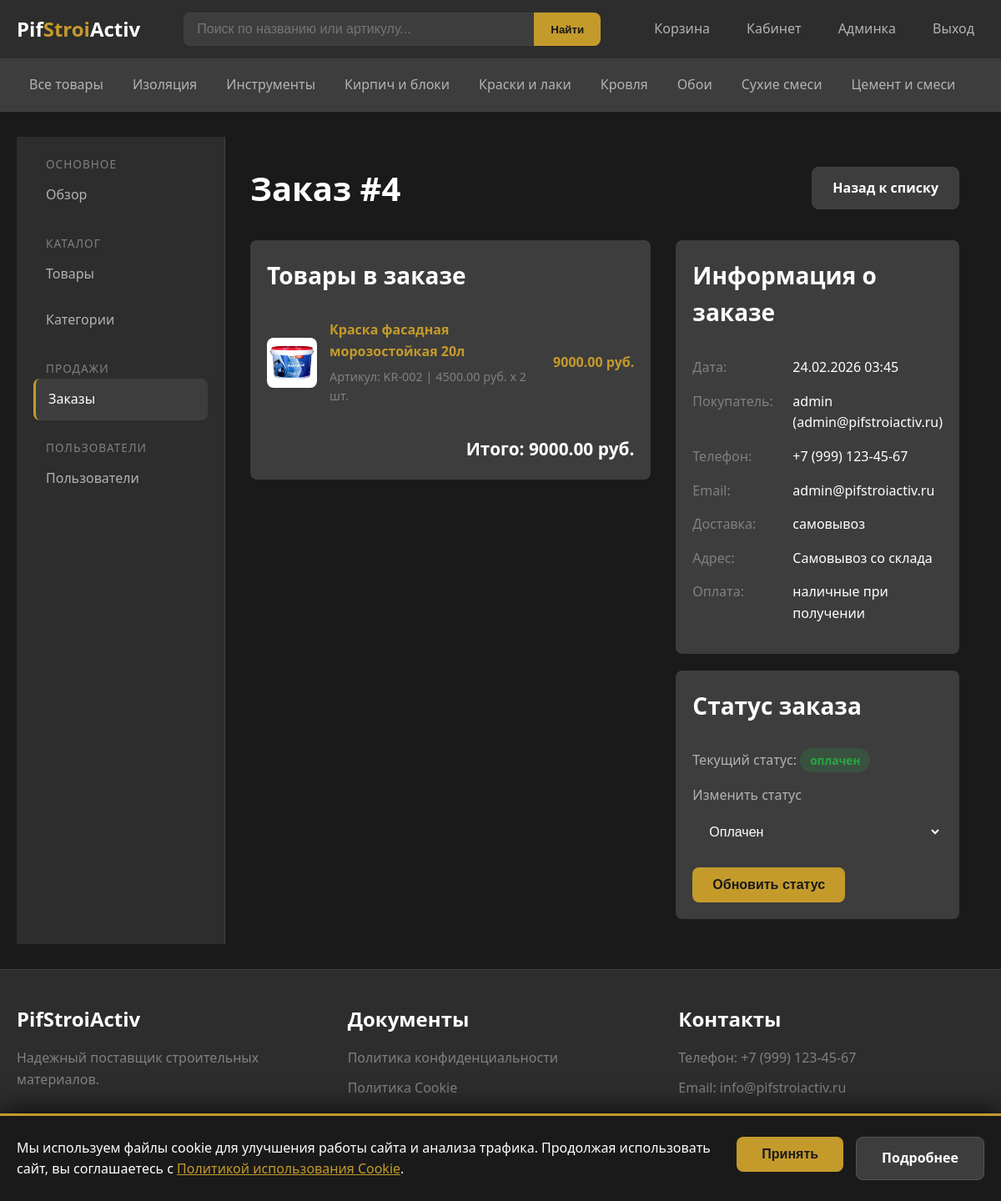
The app's page /admin/orders/4 (signed in) with its own data.
### models.py (models this page shows, shortened)
class Category(db.Model):
    __tablename__ = 'categories'
    id = db.Column(db.Integer, primary_key=True)
    name = db.Column(db.String(100), unique=True, nullable=False, index=True)
    description = db.Column(db.Text)
    products = db.relationship('Product', backref='category', lazy='dynamic')

class Order(db.Model):
    __tablename__ = 'orders'
    id = db.Column(db.Integer, primary_key=True)
    user_id = db.Column(db.Integer, db.ForeignKey('users.id'), nullable=False)
    order_date = db.Column(db.DateTime, default=datetime.utcnow, index=True)
    status = db.Column(db.String(50), default='новый')
    total_amount = db.Column(db.Float, nullable=False)
    delivery_address = db.Column(db.String(500))
    delivery_type = db.Column(db.String(50))  # самовывоз или доставка курьером
    payment_type = db.Column(db.String(50), default='наличные при получении')
    comment = db.Column(db.Text)
    phone = db.Column(db.String(20))
    email = db.Column(db.String(120))
    items = db.relationship('OrderItem', backref='order', lazy='dynamic', cascade='all, delete-orphan')
    STATUSES = [
        ('новый', 'Новый'),
        ('в обработке', 'В обработке'),
        ('оплачен', 'Оплачен'),
        ('отправлен', 'Отправлен'),
        ('выполнен', 'Выполнен'),
        ('отменен', 'Отменен')
    ]
    def get_status_class(self):
        status_classes = {
            'новый': 'status-new',
            'в обработке': 'status-processing',
            'оплачен': 'status-paid',
            'отправлен': 'status-shipped',
            'выполнен': 'status-completed',
            'отменен': 'status-cancelled'
        }
        return status_classes.get(self.status, 'status-new')

class OrderItem(db.Model):
    __tablename__ = 'order_items'
    id = db.Column(db.Integer, primary_key=True)
    order_id = db.Column(db.Integer, db.ForeignKey('orders.id'), nullable=False)
    product_id = db.Column(db.Integer, db.ForeignKey('products.id'), nullable=False)
    quantity = db.Column(db.Integer, nullable=False)
    price_at_time = db.Column(db.Float, nullable=False)  # Цена на момент заказа
    product = db.relationship('Product', backref='order_items')
    def get_subtotal(self):
        return self.quantity * self.price_at_time

class Product(db.Model):
    __tablename__ = 'products'
    id = db.Column(db.Integer, primary_key=True)
    article = db.Column(db.String(50), unique=True, nullable=False, index=True)
    name = db.Column(db.String(200), nullable=False, index=True)
    description = db.Column(db.Text)
    price = db.Column(db.Float, nullable=False)
    category_id = db.Column(db.Integer, db.ForeignKey('categories.id'))
    brand = db.Column(db.String(100))
    color = db.Column(db.String(50))
    weight = db.Column(db.Float)  # Вес в кг
    dimensions = db.Column(db.String(100))  # Размеры
    stock = db.Column(db.Integer, default=0)  # Количество на складе
    image_url = db.Column(db.String(255))
    created_at = db.Column(db.DateTime, default=datetime.utcnow)
    is_active = db.Column(db.Boolean, default=True)

class User(UserMixin, db.Model):
    __tablename__ = 'users'
    id = db.Column(db.Integer, primary_key=True)
    username = db.Column(db.String(80), unique=True, nullable=False, index=True)
    email = db.Column(db.String(120), unique=True, nullable=False, index=True)
    phone = db.Column(db.String(20))
    password_hash = db.Column(db.String(256), nullable=False)
    is_admin = db.Column(db.Boolean, default=False)
    is_blocked = db.Column(db.Boolean, default=False)
    registration_date = db.Column(db.DateTime, default=datetime.utcnow)
    addresses = db.relationship('Address', backref='user', lazy='dynamic', cascade='all, delete-orphan')
    orders = db.relationship('Order', backref='user', lazy='dynamic', cascade='all, delete-orphan')

### app.py (the view)
@app.route('/admin/orders/<int:order_id>')
@login_required
@admin_required
def admin_order_detail(order_id):
    order = Order.query.get_or_404(order_id)
    form = OrderStatusForm(obj=order)
    return render_template('admin/order_detail.html', order=order, form=form)

### templates/admin/order_detail.html (shortened to what this page needs)
{% extends "base.html" %}
{% block content %}
<div class="admin-layout">
    <aside class="admin-sidebar">
        <ul class="admin-menu">
            <li class="admin-menu-section">
                <span class="admin-menu-title">Основное</span>
                <a href="{{ url_for('admin_dashboard') }}">Обзор</a>
            </li>
            <li class="admin-menu-section">
                <span class="admin-menu-title">Каталог</span>
                <a href="{{ url_for('admin_products') }}">Товары</a>
                <a href="{{ url_for('admin_categories') }}">Категории</a>
            </li>
            <li class="admin-menu-section">
                <span class="admin-menu-title">Продажи</span>
                <a href="{{ url_for('admin_orders') }}" class="active">Заказы</a>
            </li>
            <li class="admin-menu-section">
                <span class="admin-menu-title">Пользователи</span>
                <a href="{{ url_for('admin_users') }}">Пользователи</a>
            </li>
        </ul>
    </aside>
    <div class="admin-content">
        <div class="admin-header">
            <h1>Заказ #{{ order.id }}</h1>
            <a href="{{ url_for('admin_orders') }}" class="btn btn-secondary">Назад к списку</a>
        </div>
        <div class="order-detail-grid">
            <div>
                <div class="order-items-list">
                    <h3>Товары в заказе</h3>
                    {% for item in order.items %}
                    <div class="order-item">
                        <div class="order-item-image">
                            {% if item.product and item.product.image_url %}
                            <img src="{{ url_for('static', filename='uploads/' + item.product.image_url) }}" alt="">
                            {% else %}
                            [Фото]
                            {% endif %}
                        </div>
                        <div class="order-item-info">
                            <h4>
                                {% if item.product %}
                                <a href="{{ url_for('admin_product_edit', product_id=item.product.id) }}">{{ item.product.name }}</a>
                                {% else %}
                                Товар удален
                                {% endif %}
                            </h4>
                            <div class="order-item-meta">
                                Артикул: {{ item.product.article if item.product else 'N/A' }} |
                                {{ "%.2f"|format(item.price_at_time) }} руб. x {{ item.quantity }} шт.
                            </div>
                        </div>
                        <div class="order-item-total">
                            {{ "%.2f"|format(item.get_subtotal()) }} руб.
                        </div>
                    </div>
                    {% endfor %}
                    <div style="margin-top: 20px; text-align: right; font-size: 1.3rem;">
                        <strong>Итого: {{ "%.2f"|format(order.total_amount) }} руб.</strong>
                    </div>
                </div>
            </div>
            <div>
                <div class="order-info-card" style="margin-bottom: 20px;">
                    <h3>Информация о заказе</h3>
                    <div class="order-info-row">
                        <span class="order-info-label">Дата:</span>
                        <span class="order-info-value">{{ order.order_date.strftime('%d.%m.%Y %H:%M') }}</span>
                    </div>
                    <div class="order-info-row">
                        <span class="order-info-label">Покупатель:</span>
                        <span class="order-info-value">{{ order.user.username }} ({{ order.user.email }})</span>
                    </div>
                    <div class="order-info-row">
                        <span class="order-info-label">Телефон:</span>
                        <span class="order-info-value">{{ order.phone }}</span>
                    </div>
                    <div class="order-info-row">
                        <span class="order-info-label">Email:</span>
                        <span class="order-info-value">{{ order.email }}</span>
                    </div>
                    <div class="order-info-row">
                        <span class="order-info-label">Доставка:</span>
                        <span class="order-info-value">{{ order.delivery_type }}</span>
                    </div>
                    <div class="order-info-row">
                        <span class="order-info-label">Адрес:</span>
                        <span class="order-info-value">{{ order.delivery_address }}</span>
                    </div>
                    <div class="order-info-row">
                        <span class="order-info-label">Оплата:</span>
                        <span class="order-info-value">{{ order.payment_type }}</span>
                    </div>
                </div>
                <div class="order-info-card">
                    <h3>Статус заказа</h3>
                    <p>Текущий статус: <span class="order-status {{ order.get_status_class() }}">{{ order.status }}</span></p>
                    <form method="POST" action="{{ url_for('admin_order_update', order_id=order.id) }}" style="margin-top: 15px;">
                        <div class="form-group">
                            <label for="status">Изменить статус</label>
                            <select name="status" id="status" class="form-control">
                                <option value="оплачен" {% if order.status == 'оплачен' %}selected{% endif %}>Оплачен</option>
                            </select>
                        </div>
                        <button type="submit" class="btn btn-primary">Обновить статус</button>
                    </form>
                </div>
            </div>
        </div>
    </div>
</div>
{% endblock %}

### templates/base.html (shortened to what this page needs)
<!DOCTYPE html>
<html lang="ru">
<head>
    <link rel="stylesheet" href="{{ url_for('static', filename='css/style.css') }}">
</head>
<body>
    <header class="header">
        <div class="container">
            <div class="header-content">
                <a href="{{ url_for('index') }}" class="logo">
                    <span class="logo-text">Pif<span>Stroi</span>Activ</span>
                </a>
                <div class="header-search">
                    <form action="{{ url_for('catalog') }}" method="GET" class="search-form">
                        <input type="text" name="query" placeholder="Поиск по названию или артикулу..."
                               value="{{ request.args.get('query', '') }}">
                        <button type="submit">Найти</button>
                    </form>
                </div>
                <nav class="header-nav">
                    <a href="{{ url_for('cart') }}" class="cart-link">
                        Корзина
                    </a>
                    {% if current_user.is_authenticated %}
                        <a href="{{ url_for('cabinet') }}">Кабинет</a>
                        {% if current_user.is_admin %}
                        <a href="{{ url_for('admin_dashboard') }}">Админка</a>
                        {% endif %}
                        <a href="{{ url_for('logout') }}">Выход</a>
                    {% else %}
                        <a href="{{ url_for('login') }}">Вход</a>
                        <a href="{{ url_for('register') }}">Регистрация</a>
                    {% endif %}
                </nav>
            </div>
        </div>
    </header>
    <nav class="nav-categories">
        <div class="container">
            <div class="nav-categories-content">
                <a href="{{ url_for('catalog') }}"
                   class="{% if request.endpoint == 'catalog' and not request.args.get('category_id') %}active{% endif %}">
                    Все товары
                </a>
                {% for cat in categories %}
                <a href="{{ url_for('catalog', category_id=cat.id) }}"
                   class="{% if request.args.get('category_id', 0)|int == cat.id %}active{% endif %}">
                    {{ cat.name }}
                </a>
                {% endfor %}
            </div>
        </div>
    </nav>
    <main class="main-content">
        <div class="container">
            {% block content %}{% endblock %}
        </div>
    </main>
    <footer class="footer">
        <div class="container">
            <div class="footer-content">
                <div class="footer-section">
                    <h4>PifStroiActiv</h4>
                    <p>Надежный поставщик строительных материалов.</p>
                </div>
                <div class="footer-section">
                    <h4>Документы</h4>
                    <ul>
                        <li><a href="{{ url_for('static', filename='docs/polz.pdf') }}" target="_blank">Политика конфиденциальности</a></li>
                        <li><a href="{{ url_for('static', filename='docs/cookie.pdf') }}" target="_blank">Политика Cookie</a></li>
                    </ul>
                </div>
                <div class="footer-section">
                    <h4>Контакты</h4>
                    <p>Телефон: +7 (999) 123-45-67</p>
                    <p>Email: info@pifstroiactiv.ru</p>
                </div>
            </div>
            <div class="footer-bottom">
                <p>{{ current_year }} PifStroiActiv. Все права защищены.</p>
            </div>
        </div>
    </footer>
    {% set show_cookie_banner = not session.get('cookies_accepted', False) %}
    {% if show_cookie_banner %}
    <div class="cookie-banner">
        <div class="cookie-banner-content">
            <div class="cookie-banner-text">
                Мы используем файлы cookie для улучшения работы сайта и анализа трафика.
                Продолжая использовать сайт, вы соглашаетесь с
                <a href="{{ url_for('static', filename='docs/cookie.pdf') }}" target="_blank">Политикой использования Cookie</a>.
            </div>
            <div class="cookie-banner-actions">
                <form action="{{ url_for('accept_cookies') }}" method="POST" style="display: inline;">
                    <button type="submit" class="cookie-btn cookie-btn-accept">Принять</button>
                </form>
                <a href="{{ url_for('static', filename='docs/cookie.pdf') }}" target="_blank" class="cookie-btn cookie-btn-more">Подробнее</a>
            </div>
        </div>
    </div>
    {% endif %}
</body>
</html>

### records on screen
Category: name "Изоляция"
Category: name "Инструменты"
Category: name "Кирпич и блоки"
Category: name "Краски и лаки"
Category: name "Кровля"
Category: name "Обои"
Category: name "Сухие смеси"
Category: name "Цемент и смеси"
Order: id "4", total_amount "9000.00", order_date "24.02.2026 03:45", phone "+7 (999) 123-45-67", email "admin@pifstroiactiv.ru", delivery_type "самовывоз", delivery_address "Самовывоз со склада", payment_type "наличные при получении", status "оплачен", status "Оплачен"
OrderItem: image_url (picture), product.name "Краска фасадная морозостойкая 20л", product "KR-002", price_at_time "4500.00", quantity "2", get_subtotal "9000.00"
User: user.username "admin", user.email "admin@pifstroiactiv.ru"
